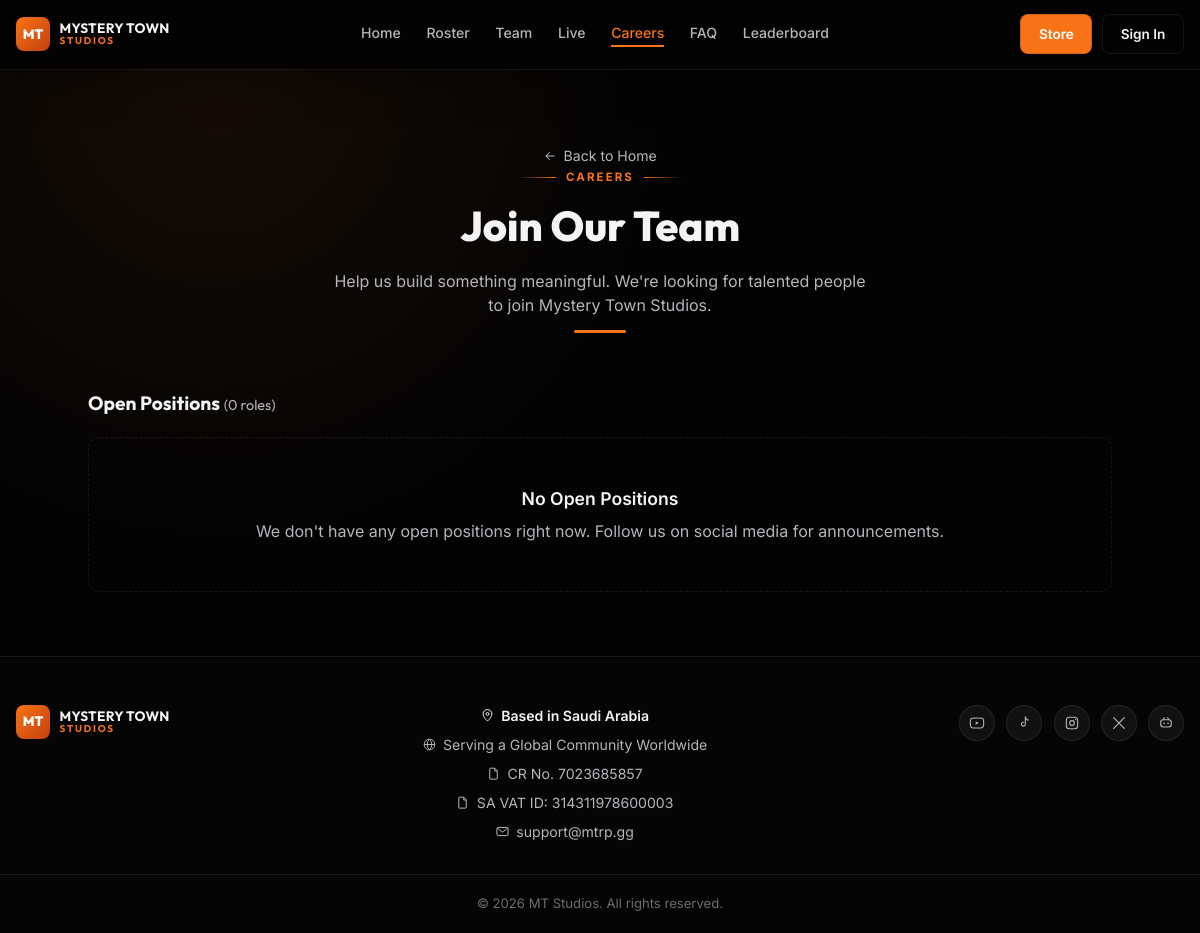
Page /careers on the committed database.
### tables this page shows
CREATE TABLE content (
    key TEXT PRIMARY KEY,
    value TEXT NOT NULL
);

CREATE TABLE social_links (
    id INTEGER PRIMARY KEY AUTOINCREMENT,
    platform TEXT NOT NULL,
    url TEXT NOT NULL,
    sort_order INTEGER DEFAULT 0
);

### app.py (the view)
@app.route("/careers")
def careers():
    conn = get_db()
    jobs = conn.execute("SELECT * FROM jobs ORDER BY sort_order, id").fetchall()
    conn.close()
    return render_template("careers.html", jobs=jobs)

### app.py (called while the page is built)
def get_all_content():
    if "content" not in g:
        g.content = get_content_dict()
    return g.content

@app.context_processor
def inject_globals():
    conn = get_db()
    social_links = conn.execute(
        "SELECT * FROM social_links ORDER BY sort_order, id"
    ).fetchall()
    conn.close()
    return {
        "c": get_all_content(),
        "social_links": social_links,
    }

### db.py (called while the page is built)
def get_db():
    conn = sqlite3.connect(DB_PATH)
    conn.row_factory = sqlite3.Row
    conn.execute("PRAGMA foreign_keys = ON")
    return conn

def get_content_dict():
    conn = get_db()
    rows = conn.execute("SELECT key, value FROM content").fetchall()
    conn.close()
    return {row["key"]: row["value"] for row in rows}

### templates/careers.html
{% extends "base.html" %}
{% block content %}
{% import "icons.html" as ic %}
<div class="wrap">
  <div class="page-header" data-reveal>
    <a href="{{ url_for('home') }}" class="back-link">{{ ic.icon('arrow-left', 14) }} {{ c['shared.back_to_home'] }}</a>
    <div class="section-eyebrow-line"><span class="seg"></span><span class="label">Careers</span><span class="seg right"></span></div>
    <h1 class="page-title">{{ c['careers.title'] }}</h1>
    <p class="page-subtitle">{{ c['careers.subtitle'] }}</p>
    <div class="deco-underline"></div>
  </div>
  <div class="wrap-md" style="margin-top:2.5rem;">
    <h2 style="font-family:var(--font-display);font-weight:700;font-size:1.2rem;margin-bottom:1.2rem;" data-reveal>
      {{ c['careers.open_positions_label'] }} <span style="color:var(--text-muted);font-weight:400;font-size:0.9rem;">({{ jobs|length }} {{ c['careers.roles_suffix'] }})</span>
    </h2>
    {% if jobs %}
    <div style="display:flex;flex-direction:column;gap:1rem;margin-bottom:4rem;" data-reveal-group>
      {% for j in jobs %}
      <div class="card job-card side-rule" data-reveal>
        <div class="job-title">{{ j.title }}</div>
        <div class="job-meta">
          {% if j.department %}<span>{{ j.department }}</span>{% endif %}
          {% if j.location %}<span>{{ ic.icon('pin', 12) }} {{ j.location }}</span>{% endif %}
          {% if j.job_type %}<span>{{ ic.icon('clock', 12) }} {{ j.job_type }}</span>{% endif %}
        </div>
        {% if j.description %}<div class="job-desc">{{ j.description }}</div>{% endif %}
      </div>
      {% endfor %}
    </div>
    {% else %}
    <div class="empty-state" style="margin-bottom:4rem;" data-reveal>
      <div class="title">{{ c['careers.empty_title'] }}</div>
      <div>{{ c['careers.empty_desc'] }}</div>
    </div>
    {% endif %}
  </div>
</div>
{% endblock %}

### templates/base.html (shortened to what this page needs)
<!DOCTYPE html>
<html lang="en">
<head>
<link rel="stylesheet" href="{{ url_for('static', filename='css/style.css') }}">
</head>
<body>
{% import "icons.html" as ic %}
<nav class="navbar">
  <div class="wrap navbar-inner">
    <a href="{{ url_for('home') }}" class="brand">
      <span class="brand-badge">MT</span>
      <span class="brand-text">
        <span class="l1">{{ c['site.name_line1'] }}</span>
        <span class="l2">{{ c['site.name_line2'] }}</span>
      </span>
    </a>
    <div class="nav-links">
      <a href="{{ url_for('home') }}" class="{{ 'active' if request.endpoint=='home' }}">{{ c['nav.home'] }}</a>
      <a href="{{ url_for('roster') }}" class="{{ 'active' if request.endpoint=='roster' }}">{{ c['nav.roster'] }}</a>
      <a href="{{ url_for('team') }}" class="{{ 'active' if request.endpoint=='team' }}">{{ c['nav.team'] }}</a>
      <a href="{{ url_for('live') }}" class="{{ 'active' if request.endpoint=='live' }}">{{ c['nav.live'] }}</a>
      <a href="{{ url_for('careers') }}" class="{{ 'active' if request.endpoint=='careers' }}">{{ c['nav.careers'] }}</a>
      <a href="{{ url_for('faq') }}" class="{{ 'active' if request.endpoint=='faq' }}">{{ c['nav.faq'] }}</a>
      <a href="{{ url_for('leaderboard') }}" class="{{ 'active' if request.endpoint=='leaderboard' }}">{{ c['nav.leaderboard'] }}</a>
    </div>
    <div class="nav-actions">
      <a href="{{ c['nav.store_url'] }}" class="btn btn-primary">{{ c['nav.store_label'] }}</a>
      <a href="{{ url_for('onboarding') }}" class="btn btn-outline">{{ c['nav.signin_label'] }}</a>
    </div>
  </div>
</nav>
{% block content %}{% endblock %}
<footer class="footer">
  <div class="wrap footer-inner">
    <a href="{{ url_for('home') }}" class="brand">
      <span class="brand-badge">MT</span>
      <span class="brand-text">
        <span class="l1">{{ c['site.name_line1'] }}</span>
        <span class="l2">{{ c['site.name_line2'] }}</span>
      </span>
    </a>
    <div class="footer-info">
      <div class="row strong">{{ ic.icon('pin', 15) }} {{ c['footer.based_in'] }}</div>
      <div class="row">{{ ic.icon('globe', 15) }} {{ c['footer.serving'] }}</div>
      <div class="row">{{ ic.icon('doc', 15) }} {{ c['footer.cr_no'] }}</div>
      <div class="row">{{ ic.icon('doc', 15) }} {{ c['footer.vat_id'] }}</div>
      <div class="row">{{ ic.icon('mail', 15) }} {{ c['footer.email'] }}</div>
    </div>
    <div class="footer-socials">
      {% for link in social_links %}
      <a href="{{ link.url }}" target="_blank" rel="noopener" title="{{ link.platform }}">{{ ic.icon(link.platform|lower, 16) }}</a>
      {% endfor %}
    </div>
  </div>
  <div class="footer-bottom hairline-top">{{ c['footer.copyright'] }}</div>
</footer>
</body>
</html>

### templates/icons.html (shortened to what this page needs)
{% macro icon(name, size=18) %}
{%- if name == 'youtube' -%}
<svg width="{{size}}" height="{{size}}" viewBox="0 0 24 24" fill="none"><path d="M22 12s0-3.5-.45-5.15a2.9 2.9 0 0 0-2-2C17.9 4.4 12 4.4 12 4.4s-5.9 0-7.55.45a2.9 2.9 0 0 0-2 2C2 8.5 2 12 2 12s0 3.5.45 5.15a2.9 2.9 0 0 0 2 2C6.1 19.6 12 19.6 12 19.6s5.9 0 7.55-.45a2.9 2.9 0 0 0 2-2C22 15.5 22 12 22 12Z" stroke="currentColor" stroke-width="1.6" stroke-linejoin="round"/><path d="M10 9.5v5l4.5-2.5L10 9.5Z" fill="currentColor"/></svg>
{%- elif name == 'tiktok' -%}
<svg width="{{size}}" height="{{size}}" viewBox="0 0 24 24" fill="none"><path d="M14 3v10.8a2.9 2.9 0 1 1-2.4-2.86" stroke="currentColor" stroke-width="1.6" stroke-linecap="round"/><path d="M14 3c.3 2.4 2 4.3 4.4 4.7" stroke="currentColor" stroke-width="1.6" stroke-linecap="round"/></svg>
{%- elif name == 'instagram' -%}
<svg width="{{size}}" height="{{size}}" viewBox="0 0 24 24" fill="none"><rect x="3.5" y="3.5" width="17" height="17" rx="4.5" stroke="currentColor" stroke-width="1.6"/><circle cx="12" cy="12" r="3.6" stroke="currentColor" stroke-width="1.6"/><circle cx="17.2" cy="6.8" r="1" fill="currentColor"/></svg>
{%- elif name in ('x', 'twitter') -%}
<svg width="{{size}}" height="{{size}}" viewBox="0 0 24 24" fill="none"><path d="M4 4l16 16M20 4L4 20" stroke="currentColor" stroke-width="1.8" stroke-linecap="round"/></svg>
{%- elif name == 'discord' -%}
<svg width="{{size}}" height="{{size}}" viewBox="0 0 24 24" fill="none"><rect x="4" y="7" width="16" height="11" rx="4" stroke="currentColor" stroke-width="1.6"/><circle cx="9" cy="12.5" r="1.2" fill="currentColor"/><circle cx="15" cy="12.5" r="1.2" fill="currentColor"/><path d="M8 6.5 9.5 4M16 6.5 14.5 4" stroke="currentColor" stroke-width="1.6" stroke-linecap="round"/></svg>
{%- elif name == 'kick' -%}
<svg width="{{size}}" height="{{size}}" viewBox="0 0 24 24" fill="none"><path d="M5 4v16M5 12l7-8h4l-7 8 7 8h-4l-7-8Z" stroke="currentColor" stroke-width="1.6" stroke-linejoin="round"/></svg>
{%- elif name == 'twitch' -%}
<svg width="{{size}}" height="{{size}}" viewBox="0 0 24 24" fill="none"><path d="M5 4h15v10l-4 4h-4l-3 3v-3H5V4Z" stroke="currentColor" stroke-width="1.6" stroke-linejoin="round"/><path d="M12 8.5v3.5M16 8.5v3.5" stroke="currentColor" stroke-width="1.6" stroke-linecap="round"/></svg>
{%- elif name == 'play' -%}
<svg width="{{size}}" height="{{size}}" viewBox="0 0 24 24" fill="none"><path d="M8 5.5v13l11-6.5-11-6.5Z" fill="currentColor"/></svg>
{%- elif name == 'arrow' -%}
<svg width="{{size}}" height="{{size}}" viewBox="0 0 24 24" fill="none"><path d="M5 12h14M13 6l6 6-6 6" stroke="currentColor" stroke-width="1.8" stroke-linecap="round" stroke-linejoin="round"/></svg>
{%- elif name == 'arrow-left' -%}
<svg width="{{size}}" height="{{size}}" viewBox="0 0 24 24" fill="none"><path d="M19 12H5M11 6l-6 6 6 6" stroke="currentColor" stroke-width="1.8" stroke-linecap="round" stroke-linejoin="round"/></svg>
{%- elif name == 'followers' -%}
<svg width="{{size}}" height="{{size}}" viewBox="0 0 24 24" fill="none"><circle cx="12" cy="8" r="3.4" stroke="currentColor" stroke-width="1.6"/><path d="M4.5 19c0-3.6 3.3-6 7.5-6s7.5 2.4 7.5 6" stroke="currentColor" stroke-width="1.6" stroke-linecap="round"/></svg>
{%- elif name == 'eye' -%}
<svg width="{{size}}" height="{{size}}" viewBox="0 0 24 24" fill="none"><path d="M2 12s3.5-6.5 10-6.5S22 12 22 12s-3.5 6.5-10 6.5S2 12 2 12Z" stroke="currentColor" stroke-width="1.6" stroke-linejoin="round"/><circle cx="12" cy="12" r="2.6" stroke="currentColor" stroke-width="1.6"/></svg>
{%- elif name == 'clock' -%}
<svg width="{{size}}" height="{{size}}" viewBox="0 0 24 24" fill="none"><circle cx="12" cy="12" r="8.5" stroke="currentColor" stroke-width="1.6"/><path d="M12 7.5V12l3 2" stroke="currentColor" stroke-width="1.6" stroke-linecap="round" stroke-linejoin="round"/></svg>
{%- elif name == 'pin' -%}
<svg width="{{size}}" height="{{size}}" viewBox="0 0 24 24" fill="none"><path d="M12 21s7-6.2 7-11.5A7 7 0 0 0 5 9.5C5 14.8 12 21 12 21Z" stroke="currentColor" stroke-width="1.6" stroke-linejoin="round"/><circle cx="12" cy="9.5" r="2.3" stroke="currentColor" stroke-width="1.6"/></svg>
{%- elif name == 'globe' -%}
<svg width="{{size}}" height="{{size}}" viewBox="0 0 24 24" fill="none"><circle cx="12" cy="12" r="8.5" stroke="currentColor" stroke-width="1.6"/><path d="M3.5 12h17M12 3.5c2.4 2.3 3.6 5.3 3.6 8.5S14.4 18.2 12 20.5C9.6 18.2 8.4 15.2 8.4 12S9.6 5.8 12 3.5Z" stroke="currentColor" stroke-width="1.6"/></svg>
{%- elif name == 'doc' -%}
<svg width="{{size}}" height="{{size}}" viewBox="0 0 24 24" fill="none"><path d="M7 3.5h7l4 4V20a1 1 0 0 1-1 1H7a1 1 0 0 1-1-1V4.5a1 1 0 0 1 1-1Z" stroke="currentColor" stroke-width="1.6" stroke-linejoin="round"/><path d="M14 3.5V8h4" stroke="currentColor" stroke-width="1.6" stroke-linejoin="round"/></svg>
{%- elif name == 'mail' -%}
<svg width="{{size}}" height="{{size}}" viewBox="0 0 24 24" fill="none"><rect x="3" y="5.5" width="18" height="13" rx="2" stroke="currentColor" stroke-width="1.6"/><path d="M4 7l8 6 8-6" stroke="currentColor" stroke-width="1.6" stroke-linecap="round" stroke-linejoin="round"/></svg>
{%- elif name == 'text' -%}
<svg width="{{size}}" height="{{size}}" viewBox="0 0 24 24" fill="none"><path d="M4 6.5h16M4 12h16M4 17.5h10" stroke="currentColor" stroke-width="1.6" stroke-linecap="round"/></svg>
{%- elif name == 'plus' -%}
<svg width="{{size}}" height="{{size}}" viewBox="0 0 24 24" fill="none"><path d="M12 5v14M5 12h14" stroke="currentColor" stroke-width="1.8" stroke-linecap="round"/></svg>
{%- elif name == 'edit' -%}
<svg width="{{size}}" height="{{size}}" viewBox="0 0 24 24" fill="none"><path d="M4 20l.9-3.6L15.4 6l3.6 3.6L8.6 20.9 4 20Z" stroke="currentColor" stroke-width="1.6" stroke-linejoin="round"/></svg>
{%- elif name == 'dot' -%}
<svg width="{{size}}" height="{{size}}" viewBox="0 0 24 24" fill="none"><circle cx="12" cy="12" r="4" fill="currentColor"/></svg>
{%- else -%}
<svg width="{{size}}" height="{{size}}" viewBox="0 0 24 24" fill="none"><circle cx="12" cy="12" r="8.5" stroke="currentColor" stroke-width="1.6"/></svg>
{%- endif -%}
{% endmacro %}

### rows in the picture
content: value "MYSTERY TOWN"
content: value "STUDIOS"
content: value "Home"
content: value "Roster"
content: value "Team"
content: value "Live"
content: value "Careers"
content: value "FAQ"
content: value "Leaderboard"
content: value "Store"
content: value "Sign In"
content: value "Back to Home"
content: value "Join Our Team"
content: value "Help us build something meaningful. We're looking for talented people to join Mystery Town Studios."
content: value "Open Positions"
content: value "roles"
content: value "No Open Positions"
content: value "We don't have any open positions right now. Follow us on social media for announcements."
content: value "Based in Saudi Arabia"
content: value "Serving a Global Community Worldwide"
content: value "CR No. 7023685857"
content: value "SA VAT ID: 314311978600003"
content: value "support@mtrp.gg"
social_links: {{ size }} 16 (drawn)
social_links: {{ size }} 16 (drawn)
social_links: {{ size }} 16 (drawn)
social_links: {{ size }} 16 (drawn)
social_links: {{ size }} 16 (drawn)
content: value "© 2026 MT Studios. All rights reserved."

### other values in the picture
{{ jobs|length }} "0"
